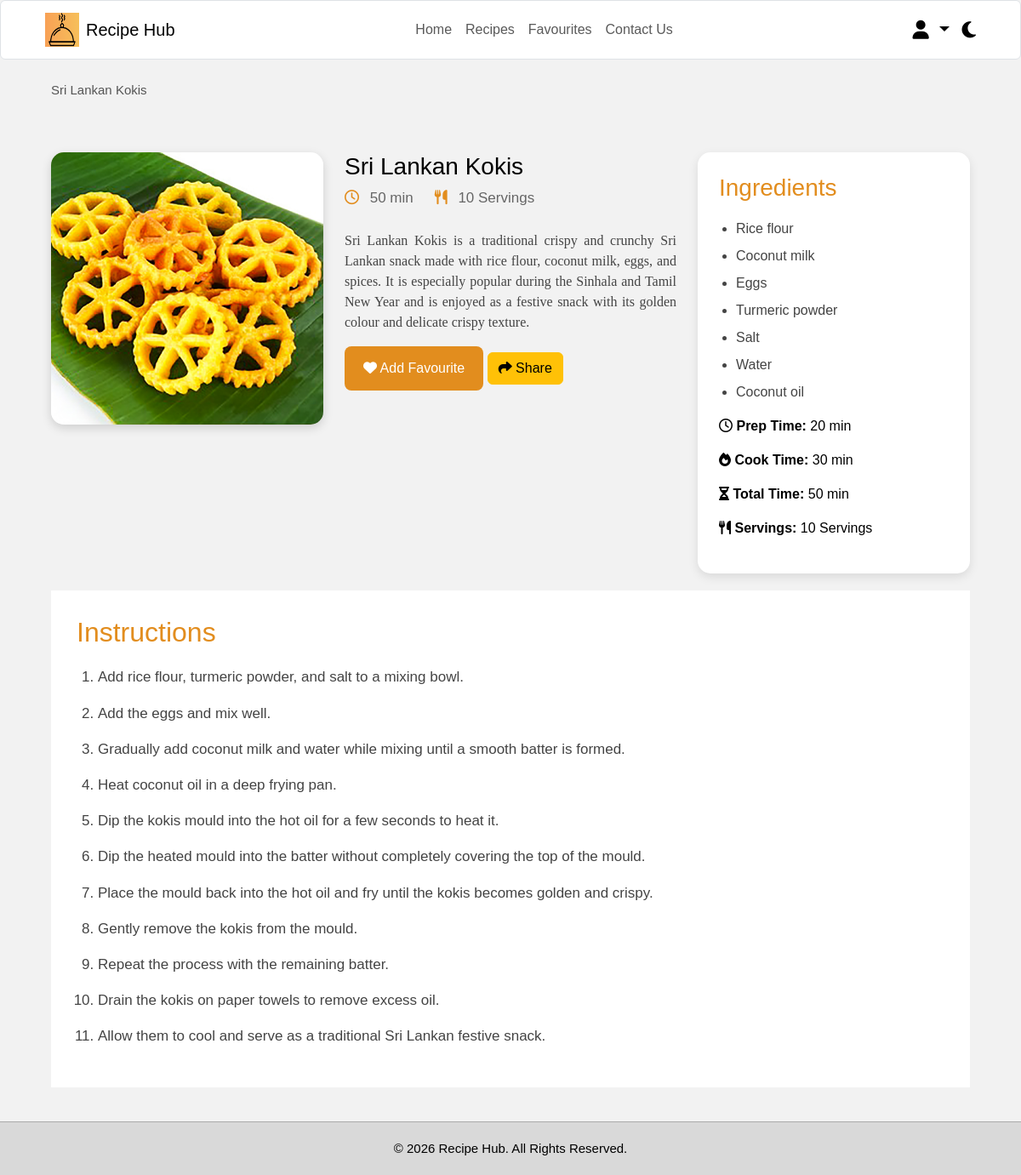
The app's page /recipe-details.php?recipe=kokis (signed in) with its own data.
### tables this page shows
CREATE TABLE `recipes` (
  `id` int(11) NOT NULL,
  `recipe_key` varchar(100) DEFAULT NULL,
  `title` varchar(255) NOT NULL,
  `description` text DEFAULT NULL,
  `image` varchar(255) DEFAULT NULL,
  `ingredients` text NOT NULL,
  `instructions` text NOT NULL,
  `prep_time` varchar(50) DEFAULT NULL,
  `cook_time` varchar(50) DEFAULT NULL,
  `total_time` varchar(50) DEFAULT NULL,
  `servings` varchar(50) DEFAULT NULL,
  `user_id` int(11) DEFAULT NULL
);

### Recipe-Details.php (the view, shortened to what this page needs)
<?php
include "includes/db.php";
$recipeKey = isset($_GET["recipe"]) ? trim($_GET["recipe"]) : "";
$sql = "SELECT id, recipe_key, title, description, image,
               ingredients, instructions,
               prep_time, cook_time, total_time, servings
        FROM recipes
        WHERE recipe_key = ?";
$stmt = $conn->prepare($sql);
$stmt->execute([$recipeKey]);
$recipe = $stmt->fetch(PDO::FETCH_ASSOC);
?>
<!DOCTYPE html>
<html lang="en">
<head>
    <link
        rel="stylesheet"
        href="https://cdnjs.cloudflare.com/ajax/libs/font-awesome/6.5.0/css/all.min.css"
    >
    <link
        href="https://cdn.jsdelivr.net/npm/bootstrap@5.3.3/dist/css/bootstrap.min.css"
        rel="stylesheet"
    >
    <link rel="stylesheet" href="css/style.css">
</head>
<body>
<header>
    <nav class="navbar navbar-expand-lg bg-white border rounded">
        <div class="container-fluid">
            <a class="navbar-brand d-flex align-items-center"
               href="home.php">
                <img
                    src="Images/Logo/Recipe_Hub_logo.png"
                    width="40"
                    height="40"
                    class="me-2"
                    alt="Recipe Hub Logo"
                >
                <span>
                    Recipe Hub
                </span>
            </a>
            <div
                class="collapse navbar-collapse"
                id="navbarMenu"
            >
                <ul class="navbar-nav mx-auto">
                    <li class="nav-item">
                        <a
                            class="nav-link"
                            href="home.php"
                        >
                            Home
                        </a>
                    </li>
                    <li class="nav-item">
                        <a
                            class="nav-link"
                            href="recipes.php"
                        >
                            Recipes
                        </a>
                    </li>
                    <li class="nav-item">
                        <a
                            class="nav-link"
                            href="favourites.php"
                        >
                            Favourites
                        </a>
                    </li>
                    <li class="nav-item">
                        <a
                            class="nav-link"
                            href="Contacts.php"
                        >
                            Contact Us
                        </a>
                    </li>
                </ul>
                <div class="dropdown">
                    <a
                        href="#"
                        class="user-icon dropdown-toggle"
                        data-bs-toggle="dropdown"
                        aria-expanded="false"
                    >
                        <i class="fa-solid fa-user"></i>
                    </a>
                </div>
                <i class="fa-solid fa-moon mode-icon"></i>
            </div>
        </div>
    </nav>
</header>
<section class="breadcrumb">
    <span
        class="current-page"
        id="recipeBreadcrumb"
    >
        <?php echo htmlspecialchars($recipe["title"]); ?>
    </span>
</section>
<main>
    <section class="recipe-details">
        <div class="recipe-image">
            <img
                id="recipeImage"
                src="<?php echo htmlspecialchars($recipe["image"]); ?>"
                alt="<?php echo htmlspecialchars($recipe["title"]); ?>"
            >
        </div>
        <div class="recipe-content">
            <h3 id="recipeTitle">
                <?php echo htmlspecialchars($recipe["title"]); ?>
            </h3>
            <div class="recipe-meta">
                <span>
                    <i class="fa-regular fa-clock"></i>
                    <?php echo htmlspecialchars($recipe["total_time"]); ?>
                </span>
                <span>
                    <i class="fa-solid fa-utensils"></i>
                    <?php echo htmlspecialchars($recipe["servings"]); ?>
                </span>
            </div>
            <p id="recipeDescription">
                <?php echo htmlspecialchars($recipe["description"]); ?>
            </p>
            <button
                id="addFavouriteBtn"
                class="fav-btn"
                type="button"
            >
            </button>
            <button
                id="shareRecipeBtn"
                class="btn btn-warning"
                type="button"
            >
                <i class="fa-solid fa-share"></i>
                Share
            </button>
        </div>
        <aside class="ingredients-box">
            <h2>
                Ingredients
            </h2>
            <ul id="recipeIngredients">
            <?php
                $ingredients = preg_split('/\r\n|\r|\n|,/', $recipe["ingredients"]);
            foreach ($ingredients as $ingredient):
             $ingredient = trim($ingredient);
             if ($ingredient !== ""):
                ?>
        <li>
            <?php echo htmlspecialchars($ingredient); ?>
        </li>
    <?php
        endif;
    endforeach;
    ?>
</ul>
            <div class="recipe-info">
                <p>
                    <i class="fa-regular fa-clock"></i>
                    <strong>Prep Time:</strong>
                    <?php echo htmlspecialchars($recipe["prep_time"]); ?>
                </p>
                <p>
                    <i class="fa-solid fa-fire"></i>
                    <strong>Cook Time:</strong>
                    <?php echo htmlspecialchars($recipe["cook_time"]); ?>
                </p>
                <p>
                    <i class="fa-solid fa-hourglass-half"></i>
                    <strong>Total Time:</strong>
                    <?php echo htmlspecialchars($recipe["total_time"]); ?>
                </p>
                <p>
                    <i class="fa-solid fa-utensils"></i>
                    <strong>Servings:</strong>
                    <?php echo htmlspecialchars($recipe["servings"]); ?>
                </p>
            </div>
        </aside>
    </section>
    <section class="instructions">
        <h2>
            Instructions
        </h2>
        <ol id="recipeInstructions">
    <?php
    $instructions = preg_split(
        '/\r\n|\r|\n/',
        $recipe["instructions"]
    );
    foreach ($instructions as $instruction):
        $instruction = trim($instruction);
        if ($instruction !== ""):
    ?>
        <li>
            <?php echo htmlspecialchars($instruction); ?>
        </li>
    <?php
        endif;
    endforeach;
    ?>
</ol>
    </section>
</main>
<footer>
    © 2026 Recipe Hub. All Rights Reserved.
</footer>
</body>
</html>

### css/Style.css (style rules this page uses)
* { margin:0; padding:0; box-sizing:border-box; font-family:Arial, Helvetica, sans-serif; }
body { background:#f2f2f2; min-height:100vh; color:black; display:flex; flex-direction:column; }
main { flex:1; }
footer { margin-top:auto; }
body { background:#f2f2f2; min-height:100vh; color:black; }
img { max-width:100%; }
a { text-decoration:none; }
header .navbar { height:70px; padding:8px 40px; background:white; border:1px solid #ddd; border-radius:10px; }
.user-icon, .mode-icon { font-size:22px; cursor:pointer; transition:0.3s; margin-left:15px; }
.breadcrumb { display:flex; align-items:center; gap:10px; padding:25px 60px; font-size:15px; }
.current-page { color: #555; }
.recipe-details { display:grid; grid-template-columns:320px 1fr 320px; gap:25px; padding:20px 60px 20px; align-items:start; }
.recipe-image img { width:100%; height:320px; object-fit:cover; border-radius:15px; box-shadow:0 4px 12px rgba(0,0,0,0.15); }
.recipe-meta { display:flex; gap:25px; margin-bottom:25px; color:#666; font-size:17px; }
.recipe-meta i { color:#E28D1E; margin-right:8px; }
.recipe-content p { font-size:16px; line-height:1.5; font-family: "Georgia", serif;; color:#444; text-align:justify; }
.fav-btn, .share-btn { width:auto; padding:14px 22px; background:#E28D1E; color:white; border:none; border-radius:8px; font-size:16px; cursor:pointer; }
.ingredients-box { background:white; padding:25px; border-radius:15px; box-shadow:0 4px 12px rgba(0,0,0,0.1); }
.ingredients-box h2 { color:#E28D1E; font-size:28px; margin-bottom:20px; }
.ingredients-box ul { padding-left:20px; }
.ingredients-box li { margin-bottom:8px; color:#444; font-size:16px; }
.instructions { margin:0 60px 40px; background:white; padding:30px; }
.instructions h2 { font-size:32px; margin-bottom:20px; color:#E28D1E; }
.instructions ol { padding-left:25px; }
.instructions li { margin-bottom:15px; font-size:17px; line-height:1.6; color:#444; }
footer { width:100%; background:#D9D9D9; color:black; text-align:center; padding:20px; border-top:1px solid #aaa; font-size:15px; }
.dropdown .user-icon { color:black; font-size:22px; cursor:pointer; text-decoration:none; }

### records on screen
recipes: title "Sri Lankan Kokis", image (picture), total_time "50 min", servings "10 Servings", description "Sri Lankan Kokis is a traditional crispy and crunchy Sri Lankan snack made with rice flour, coconut milk, eggs, and spices. It is especially popular during the Sinhala and Tamil New Year and is enjoyed as a festive snack with its golden colour and delicate crispy texture.", ingredients "Rice flour", ingredients "Coconut milk", ingredients "Eggs", ingredients "Turmeric powder", ingredients "Salt", ingredients "Water", ingredients "Coconut oil", prep_time "20 min", cook_time "30 min", instructions "Add rice flour, turmeric powder, and salt to a mixing bowl.", instructions "Add the eggs and mix well.", instructions "Gradually add coconut milk and water while mixing until a smooth batter is formed.", instructions "Heat coconut oil in a deep frying pan.", instructions "Dip the kokis mould into the hot oil for a few seconds to heat it.", instructions "Dip the heated mould into the batter without completely covering the top of the mould.", instructions "Place the mould back into the hot oil and fry until the kokis becomes golden and crispy.", instructions "Gently remove the kokis from the mould.", instructions "Repeat the process with the remaining batter.", instructions "Drain the kokis on paper towels to remove excess oil.", instructions "Allow them to cool and serve as a traditional Sri Lankan festive snack."
